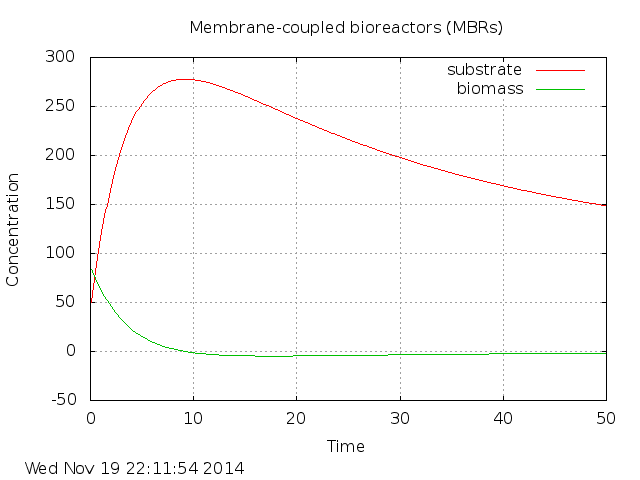

Reproduce this figure in gnuplot.
# This program is free software: you can redistribute it and/or modify
# it under the terms of the GNU General Public License as published by
# the Free Software Foundation, either version 3 of the License, or
# (at your option) any later version.

# This program is distributed in the hope that it will be useful,
# but WITHOUT ANY WARRANTY; without even the implied warranty of
# MERCHANTABILITY or FITNESS FOR A PARTICULAR PURPOSE.  See the
# GNU General Public License for more details.

# You should have received a copy of the GNU General Public License
# along with this program.  If not, see <http://www.gnu.org/licenses/>.

set title "Membrane-coupled bioreactors (MBRs)"
set term png
set output "bioreactor.png"
set xlabel "Time"
set ylabel "Concentration"
set grid
set timestamp
set key top right
set xr [0.0:50.0]
plot "bioreactor.dat" using 1:2 with lines title 'substrate', "bioreactor.dat" using 1:3 with lines title 'biomass'
replot
quit
